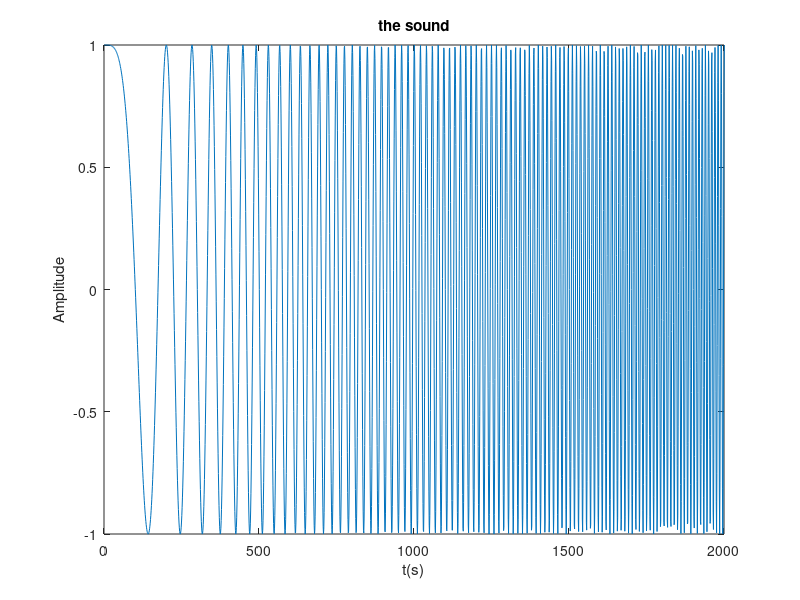

This figure's MATLAB source: (Note: this script raises an error after producing the figure.)
%{
Author: Bekircan Keceoglu
-Soru:3 
- Signal time-frequency analysis
%}
%% ADIM 1
% sampling frequency
fs = 1000;
t = 0:1/1000:2;
y = chirp(t,0,2,100);

plot(y)
title("the sound")
xlabel("t(s)")
ylabel("Amplitude")
xlim([0 2000])

%% ADIM 2
% Fourier synchrosqueezed transform
fsst(y,fs,'yaxis')
xlim([0 1.5])

